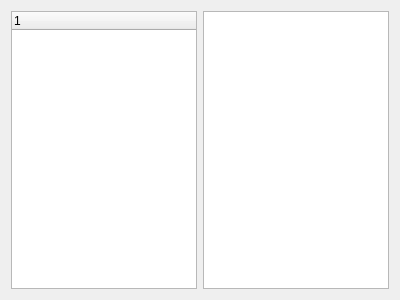
<?xml version="1.0" encoding="UTF-8"?>
<ui version="4.0">
 <class>Form</class>
 <widget class="QWidget" name="Form">
  <property name="geometry">
   <rect>
    <x>0</x>
    <y>0</y>
    <width>400</width>
    <height>300</height>
   </rect>
  </property>
  <property name="windowTitle">
   <string>Form</string>
  </property>
  <layout class="QHBoxLayout" name="horizontalLayout_2">
   <item>
    <widget class="QTreeWidget" name="treeWidget">
     <column>
      <property name="text">
       <string notr="true">1</string>
      </property>
     </column>
    </widget>
   </item>
   <item>
    <widget class="QTextEdit" name="textEdit"/>
   </item>
  </layout>
 </widget>
 <resources/>
 <connections/>
</ui>
